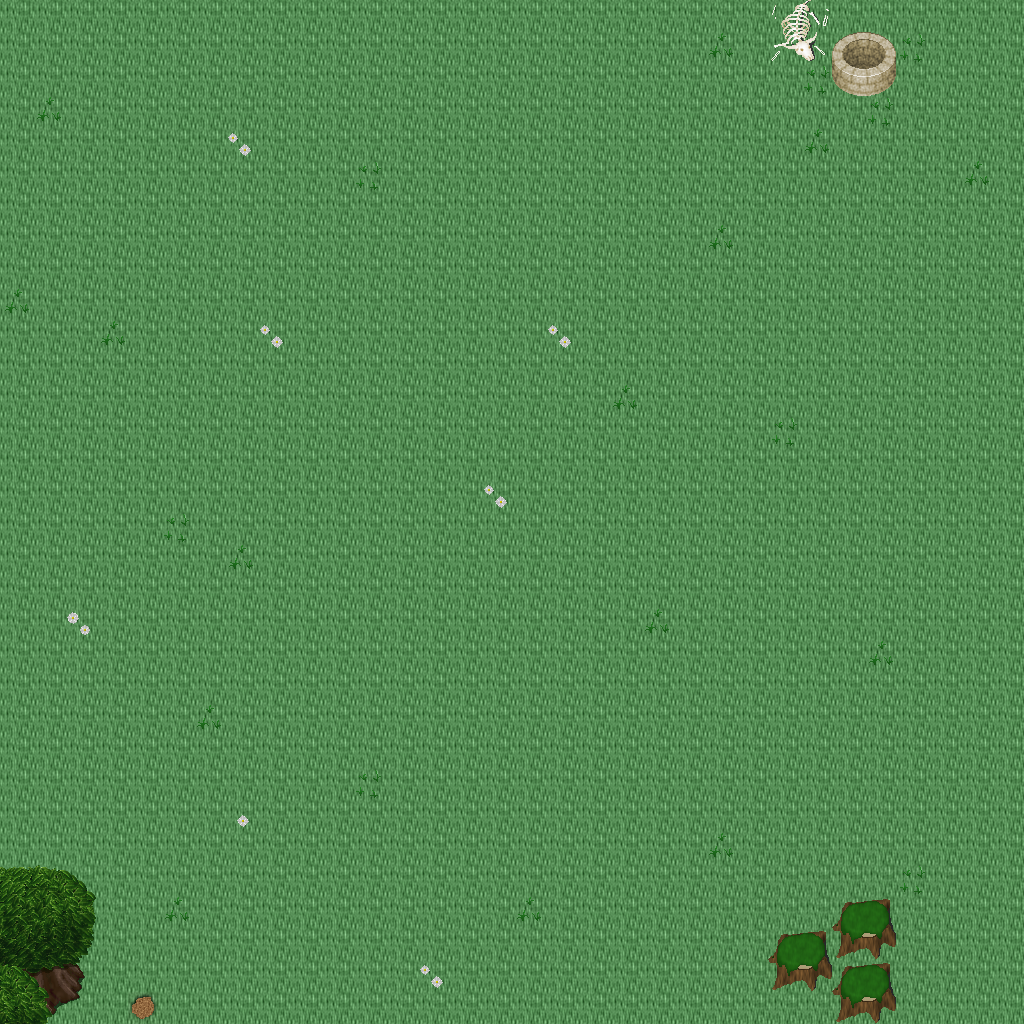

A 2D game scene composited from a Tiled map and its tileset images. What follows is a short description and the map's XML, with each tile layer's data collapsed to a summary:
An orthogonal 32x32 tile map with 32x32 px tiles, 5 tile layers (Ground, Objects, Objects2, Above, ...), 1 hidden layer not drawn, 48 tilesets.

<map version="1.10" tiledversion="1.11.0" orientation="orthogonal" renderorder="right-down" width="32" height="32" tilewidth="32" tileheight="32" infinite="0" nextlayerid="11" nextobjectid="1">
 <tileset firstgid="1" name="logic_collision" tilewidth="32" tileheight="32" tilecount="1" columns="1">
  <image source="../drawable/logic_collision.png" width="32" height="32" />
 </tileset>
 <tileset firstgid="2" name="ground_ground" tilewidth="32" tileheight="32" tilecount="33" columns="3">
  <image source="../drawable/ground_ground.png" width="96" height="352" />
 </tileset>
 <tileset firstgid="35" name="ground_water_water" tilewidth="32" tileheight="32" tilecount="24" columns="3">
  <image source="../drawable/ground_water_water.png" width="96" height="256" />
 </tileset>
 <tileset firstgid="59" name="plant_grasses" tilewidth="32" tileheight="32" tilecount="6" columns="3">
  <image source="../drawable/plant_grasses.png" width="96" height="64" />
 </tileset>
 <tileset firstgid="65" name="ground_grass_edges" tilewidth="32" tileheight="32" tilecount="36" columns="12">
  <image source="../drawable/ground_grass_edges.png" width="384" height="96" />
 </tileset>
 <tileset firstgid="101" name="plant_tree_tree_green" tilewidth="32" tileheight="32" tilecount="88" columns="8">
  <image source="../drawable/plant_tree_tree_green.png" width="256" height="352" />
 </tileset>
 <tileset firstgid="189" name="ground_water_pool_grassy" tilewidth="32" tileheight="32" tilecount="27" columns="9">
  <image source="../drawable/ground_water_pool_grassy.png" width="288" height="96" />
 </tileset>
 <tileset firstgid="216" name="ground_water_water_corners" tilewidth="32" tileheight="32" tilecount="12" columns="6">
  <image source="../drawable/ground_water_water_corners.png" width="192" height="64" />
 </tileset>
 <tileset firstgid="228" name="plant_flower_daisy_blue" tilewidth="32" tileheight="32" tilecount="8" columns="2">
  <image source="../drawable/plant_flower_daisy_blue.png" width="64" height="128" />
 </tileset>
 <tileset firstgid="236" name="ground_water_channels_grassy" tilewidth="32" tileheight="32" tilecount="6" columns="3">
  <image source="../drawable/ground_water_channels_grassy.png" width="96" height="64" />
 </tileset>
 <tileset firstgid="242" name="plant_flower_daisy_yellow" tilewidth="32" tileheight="32" tilecount="8" columns="2">
  <image source="../drawable/plant_flower_daisy_yellow.png" width="64" height="128" />
 </tileset>
 <tileset firstgid="250" name="plant_flower_daisy_white" tilewidth="32" tileheight="32" tilecount="8" columns="2">
  <image source="../drawable/plant_flower_daisy_white.png" width="64" height="128" />
 </tileset>
 <tileset firstgid="258" name="building_wall_wall_brown" tilewidth="32" tileheight="32" tilecount="12" columns="3">
  <image source="../drawable/building_wall_wall_brown.png" width="96" height="128" />
 </tileset>
 <tileset firstgid="270" name="plant_bush_bushes" tilewidth="32" tileheight="32" tilecount="10" columns="5">
  <image source="../drawable/plant_bush_bushes.png" width="160" height="64" />
 </tileset>
 <tileset firstgid="280" name="plant_vine" tilewidth="32" tileheight="32" tilecount="3" columns="1">
  <image source="../drawable/plant_vine.png" width="32" height="96" />
 </tileset>
 <tileset firstgid="283" name="building_decoration_rocks_2" tilewidth="32" tileheight="32" tilecount="2" columns="1">
  <image source="../drawable/building_decoration_rocks_2.png" width="32" height="64" />
 </tileset>
 <tileset firstgid="285" name="plant_stump_stump_green" tilewidth="32" tileheight="32" tilecount="4" columns="2">
  <image source="../drawable/plant_stump_stump_green.png" width="64" height="64" />
 </tileset>
 <tileset firstgid="289" name="building_decoration_green_block" tilewidth="32" tileheight="32" tilecount="4" columns="2">
  <image source="../drawable/building_decoration_green_block.png" width="64" height="64" />
 </tileset>
 <tileset firstgid="293" name="plant_tree_tree_golden_small" tilewidth="32" tileheight="32" tilecount="6" columns="2">
  <image source="../drawable/plant_tree_tree_golden_small.png" width="64" height="96" />
 </tileset>
 <tileset firstgid="299" name="plant_flower_daisy_red" tilewidth="32" tileheight="32" tilecount="8" columns="2">
  <image source="../drawable/plant_flower_daisy_red.png" width="64" height="128" />
 </tileset>
 <tileset firstgid="307" name="plant_stump_stump_purple" tilewidth="32" tileheight="32" tilecount="4" columns="2">
  <image source="../drawable/plant_stump_stump_purple.png" width="64" height="64" />
 </tileset>
 <tileset firstgid="311" name="item_pot_dark_barrel" tilewidth="32" tileheight="32" tilecount="2" columns="1">
  <image source="../drawable/item_pot_dark_barrel.png" width="32" height="64" />
 </tileset>
 <tileset firstgid="313" name="ground_ladder_vertical_dark" tilewidth="32" tileheight="32" tilecount="3" columns="3">
  <image source="../drawable/ground_ladder_vertical_dark.png" width="96" height="32" />
 </tileset>
 <tileset firstgid="316" name="item_statue_green_stone" tilewidth="32" tileheight="32" tilecount="12" columns="4">
  <image source="../drawable/item_statue_green_stone.png" width="128" height="96" />
 </tileset>
 <tileset firstgid="328" name="item_statue_grey_stone" tilewidth="32" tileheight="32" tilecount="4" columns="2">
  <image source="../drawable/item_statue_grey_stone.png" width="64" height="64" />
 </tileset>
 <tileset firstgid="332" name="ground_rock_pebbles" tilewidth="32" tileheight="32" tilecount="3" columns="1">
  <image source="../drawable/ground_rock_pebbles.png" width="32" height="96" />
 </tileset>
 <tileset firstgid="335" name="item_corpse_huge_animal" tilewidth="32" tileheight="32" tilecount="16" columns="2">
  <image source="../drawable/item_corpse_huge_animal.png" width="64" height="256" />
 </tileset>
 <tileset firstgid="351" name="building_fence_fence_chunky" tilewidth="32" tileheight="32" tilecount="21" columns="3">
  <image source="../drawable/building_fence_fence_chunky.png" width="96" height="224" />
 </tileset>
 <tileset firstgid="372" name="building_roof_red" tilewidth="32" tileheight="32" tilecount="20" columns="5">
  <image source="../drawable/building_roof_red.png" width="160" height="128" />
 </tileset>
 <tileset firstgid="392" name="building_decoration_banner" tilewidth="32" tileheight="32" tilecount="12" columns="1">
  <image source="../drawable/building_decoration_banner.png" width="32" height="384" />
 </tileset>
 <tileset firstgid="404" name="building_door_closed" tilewidth="32" tileheight="32" tilecount="1" columns="1">
  <image source="../drawable/building_door_closed.png" width="32" height="32" />
 </tileset>
 <tileset firstgid="405" name="building_window_window_right" tilewidth="32" tileheight="32" tilecount="2" columns="2">
  <image source="../drawable/building_window_window_right.png" width="64" height="32" />
 </tileset>
 <tileset firstgid="407" name="building_decoration_floor_sparkle" tilewidth="32" tileheight="32" tilecount="18" columns="3">
  <image source="../drawable/building_decoration_floor_sparkle.png" width="96" height="192" />
 </tileset>
 <tileset firstgid="425" name="object_well" tilewidth="32" tileheight="32" tilecount="4" columns="2">
  <image source="../drawable/object_well.png" width="64" height="64" />
 </tileset>
 <tileset firstgid="429" name="building_decoration_magician_banner" tilewidth="32" tileheight="32" tilecount="3" columns="3">
  <image source="../drawable/building_decoration_magician_banner.png" width="96" height="32" />
 </tileset>
 <tileset firstgid="432" name="building_decoration_chimney" tilewidth="32" tileheight="32" tilecount="2" columns="1">
  <image source="../drawable/building_decoration_chimney.png" width="32" height="64" />
 </tileset>
 <tileset firstgid="434" name="logic_item_sheepfood" tilewidth="32" tileheight="32" tilecount="1" columns="1">
  <image source="../drawable/logic_item_sheepfood.png" width="32" height="32" />
 </tileset>
 <tileset firstgid="435" name="logic_creature_rodent" tilewidth="32" tileheight="32" tilecount="8" columns="8">
  <image source="../drawable/logic_creature_rodent.png" width="256" height="32" />
 </tileset>
 <tileset firstgid="443" name="logic_creature_animal" tilewidth="32" tileheight="32" tilecount="32" columns="8">
  <image source="../drawable/logic_creature_animal.png" width="256" height="128" />
 </tileset>
 <tileset firstgid="475" name="logic_item_resources" tilewidth="32" tileheight="32" tilecount="6" columns="6">
  <image source="../drawable/logic_item_resources.png" width="192" height="32" />
 </tileset>
 <tileset firstgid="481" name="logic_protection" tilewidth="32" tileheight="32" tilecount="2" columns="2">
  <image source="../drawable/logic_protection.png" width="64" height="32" />
 </tileset>
 <tileset firstgid="483" name="ground_green_paving" tilewidth="32" tileheight="32" tilecount="18" columns="3">
  <image source="../drawable/ground_green_paving.png" width="96" height="192" />
 </tileset>
 <tileset firstgid="501" name="building_fence_palisade" tilewidth="32" tileheight="32" tilecount="84" columns="6">
  <image source="../drawable/building_fence_palisade.png" width="192" height="448" />
 </tileset>
 <tileset firstgid="585" name="light_light_5x5" tilewidth="32" tileheight="32" tilecount="25" columns="5">
  <image source="../drawable/light_light_5x5.png" width="160" height="160" />
 </tileset>
 <tileset firstgid="610" name="light_door_light" tilewidth="32" tileheight="32" tilecount="12" columns="3">
  <image source="../drawable/light_door_light.png" width="96" height="128" />
 </tileset>
 <tileset firstgid="622" name="building_decoration_orbpedestal" tilewidth="32" tileheight="32" tilecount="2" columns="1">
  <image source="../drawable/building_decoration_orbpedestal.png" width="32" height="64" />
 </tileset>
 <tileset firstgid="624" name="item_pot_wooden_crates" tilewidth="32" tileheight="32" tilecount="6" columns="3">
  <image source="../drawable/item_pot_wooden_crates.png" width="96" height="64" />
 </tileset>
 <tileset firstgid="630" name="logic_creature_fowl" tilewidth="32" tileheight="32" tilecount="6" columns="6">
  <image source="../drawable/logic_creature_fowl.png" width="192" height="32" />
 </tileset>
 <layer id="1" name="Ground" width="32" height="32">
  <data>[1024 cells, 1024 non-empty, 1 distinct tile ids]</data>
 </layer>
 <layer id="2" name="Objects" width="32" height="32">
  <data>[1024 cells, 3 non-empty, 3 distinct tile ids]</data>
 </layer>
 <layer id="3" name="Objects2" width="32" height="32">
  <data>[1024 cells, 53 non-empty, 20 distinct tile ids]</data>
 </layer>
 <layer id="4" name="Above" width="32" height="32">
  <data>[1024 cells, 13 non-empty, 13 distinct tile ids]</data>
 </layer>
 <layer id="5" name="Above2" width="32" height="32">
  <data>[1024 cells, 0 non-empty, 0 distinct tile ids]</data>
 </layer>
 <layer id="6" name="Walkable" width="32" height="32" visible="0">
  <data>[1024 cells, 29 non-empty, 1 distinct tile ids]</data>
 </layer>
 <objectgroup id="7" name="Mapevents" />
 <objectgroup id="8" name="Spawn" />
 <objectgroup id="9" name="Keys" />
 <objectgroup id="10" name="Replace" />
</map>
